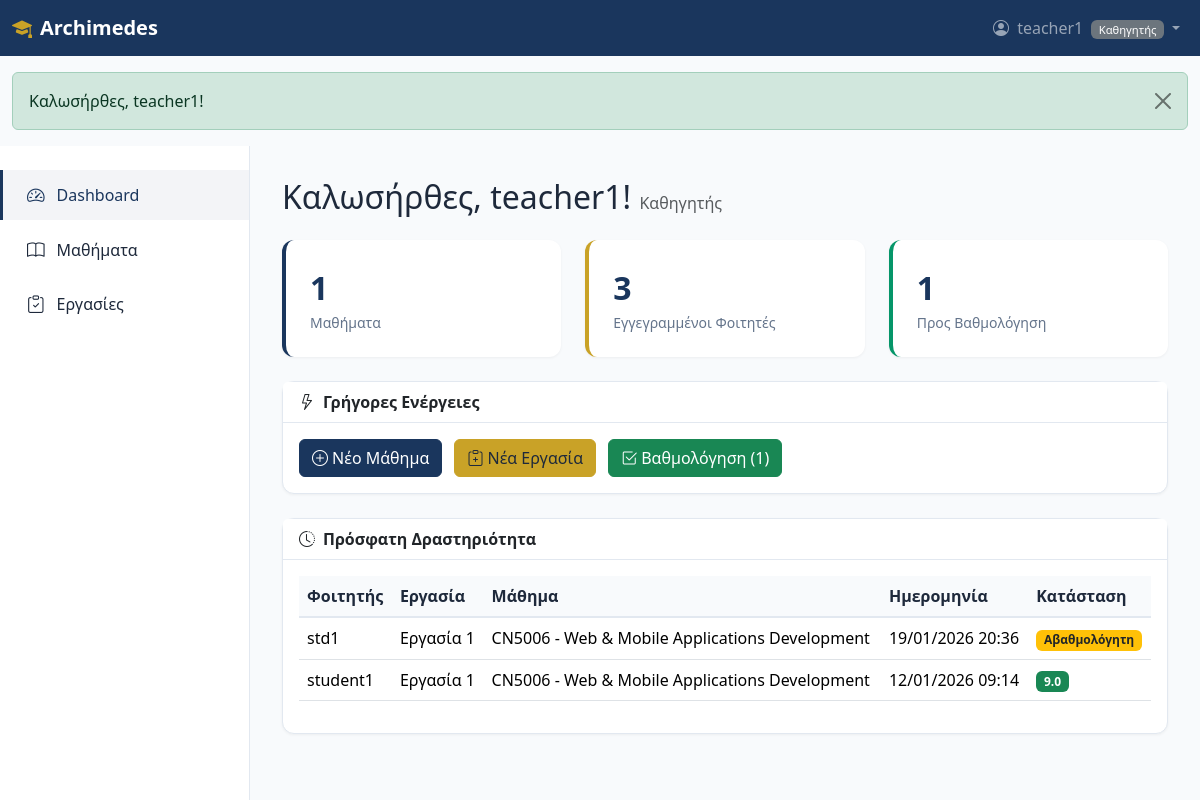
The page /dashboard/ (signed in) on the database its author committed.
### tables this page shows
CREATE TABLE `submissions` (
  `id` int(11) NOT NULL AUTO_INCREMENT,
  `assignment_id` int(11) NOT NULL,
  `student_id` int(11) NOT NULL,
  `file_path` varchar(500) DEFAULT NULL,
  `comments` text DEFAULT NULL,
  `grade` decimal(5,2) DEFAULT NULL,
  `graded_at` datetime DEFAULT NULL,
  `graded_by` int(11) DEFAULT NULL,
  `submitted_at` timestamp NULL DEFAULT current_timestamp(),
  PRIMARY KEY (`id`),
  UNIQUE KEY `unique_submission` (`assignment_id`,`student_id`),
  KEY `graded_by` (`graded_by`),
  KEY `idx_submissions_student` (`student_id`),
  CONSTRAINT `submissions_ibfk_1` FOREIGN KEY (`assignment_id`) REFERENCES `assignments` (`id`) ON DELETE CASCADE,
  CONSTRAINT `submissions_ibfk_2` FOREIGN KEY (`student_id`) REFERENCES `users` (`id`) ON DELETE CASCADE,
  CONSTRAINT `submissions_ibfk_3` FOREIGN KEY (`graded_by`) REFERENCES `users` (`id`) ON DELETE SET NULL
);

CREATE TABLE `users` (
  `id` int(11) NOT NULL AUTO_INCREMENT,
  `username` varchar(100) NOT NULL,
  `email` varchar(255) NOT NULL,
  `password` varchar(255) NOT NULL,
  `role_id` int(11) NOT NULL,
  `created_at` timestamp NULL DEFAULT current_timestamp(),
  PRIMARY KEY (`id`),
  UNIQUE KEY `email` (`email`),
  KEY `role_id` (`role_id`),
  KEY `idx_users_email` (`email`),
  CONSTRAINT `users_ibfk_1` FOREIGN KEY (`role_id`) REFERENCES `roles` (`id`)
);

CREATE TABLE `assignments` (
  `id` int(11) NOT NULL AUTO_INCREMENT,
  `course_id` int(11) NOT NULL,
  `title` varchar(255) NOT NULL,
  `description` text DEFAULT NULL,
  `due_date` datetime DEFAULT NULL,
  `created_at` timestamp NULL DEFAULT current_timestamp(),
  PRIMARY KEY (`id`),
  KEY `course_id` (`course_id`),
  CONSTRAINT `assignments_ibfk_1` FOREIGN KEY (`course_id`) REFERENCES `courses` (`id`) ON DELETE CASCADE
);

CREATE TABLE `courses` (
  `id` int(11) NOT NULL AUTO_INCREMENT,
  `teacher_id` int(11) NOT NULL,
  `name` varchar(255) NOT NULL,
  `description` text DEFAULT NULL,
  `created_at` timestamp NULL DEFAULT current_timestamp(),
  PRIMARY KEY (`id`),
  KEY `teacher_id` (`teacher_id`),
  CONSTRAINT `courses_ibfk_1` FOREIGN KEY (`teacher_id`) REFERENCES `users` (`id`) ON DELETE CASCADE
);

### includes/auth.php (called while the page is built, shortened)
<?php
function getUsername(): ?string {
    return $_SESSION['username'] ?? null;
}
function getRoleId(): ?int {
    return $_SESSION['role_id'] ?? null;
}
function isTeacher(): bool {
    return getRoleId() === 2;
}

### includes/functions.php (called while the page is built, shortened)
<?php
function e(string $str): string {
    return htmlspecialchars($str, ENT_QUOTES, 'UTF-8');
}
function baseUrl(): string {
    $protocol = isset($_SERVER['HTTPS']) && $_SERVER['HTTPS'] === 'on' ? 'https' : 'http';
    $host = $_SERVER['HTTP_HOST'];
    $scriptPath = dirname($_SERVER['SCRIPT_NAME']);
    $basePath = preg_replace('#/(?:auth|dashboard|dashboard/.+)$#', '', $scriptPath);
    return $protocol . '://' . $host . $basePath;
}
function url(string $path): string {
    return baseUrl() . '/' . ltrim($path, '/');
}
function formatDate(?string $date, string $format = 'd/m/Y H:i'): string {
    $dt = new DateTime($date);
    return $dt->format($format);
}
function gradeColor(?float $grade): string {
    if ($grade >= 8.5) {
        return 'success';
    }
    return 'danger';
}

### dashboard/index.php (the view, shortened to what this page needs)
<?php
require_once __DIR__ . '/../includes/dashboard_header.php';
$db = getDB();
$userId = getUserId();
if (isTeacher()) {
    $stmt = $db->prepare('SELECT COUNT(*) FROM courses WHERE teacher_id = ?');
    $stmt->execute([$userId]);
    $totalCourses = $stmt->fetchColumn();
    $stmt = $db->prepare('
        SELECT COUNT(DISTINCT e.student_id)
        FROM enrollments e
        JOIN courses c ON e.course_id = c.id
        WHERE c.teacher_id = ?
    ');
    $stmt->execute([$userId]);
    $totalStudents = $stmt->fetchColumn();
    $stmt = $db->prepare('
        SELECT COUNT(*)
        FROM submissions s
        JOIN assignments a ON s.assignment_id = a.id
        JOIN courses c ON a.course_id = c.id
        WHERE c.teacher_id = ? AND s.grade IS NULL
    ');
    $stmt->execute([$userId]);
    $pendingGrades = $stmt->fetchColumn();
    $stmt = $db->prepare('
        SELECT s.*, u.username, a.title as assignment_title, c.name as course_name
        FROM submissions s
        JOIN users u ON s.student_id = u.id
        JOIN assignments a ON s.assignment_id = a.id
        JOIN courses c ON a.course_id = c.id
        WHERE c.teacher_id = ?
        ORDER BY s.submitted_at DESC
        LIMIT 5
    ');
    $stmt->execute([$userId]);
    $recentSubmissions = $stmt->fetchAll();
}
?>
<h2 class="mb-4">
    Καλωσήρθες, <?= e(getUsername()) ?>!
    <small class="text-muted fs-6">
        <?= isTeacher() ? 'Καθηγητής' : 'Φοιτητής' ?>
    </small>
</h2>
<div class="row g-4 mb-4">
    <?php if (isTeacher()): ?>
        <div class="col-md-4">
            <div class="stat-card">
                <div class="stat-number"><?= $totalCourses ?></div>
                <div class="stat-label">Μαθήματα</div>
            </div>
        </div>
        <div class="col-md-4">
            <div class="stat-card gold">
                <div class="stat-number"><?= $totalStudents ?></div>
                <div class="stat-label">Εγγεγραμμένοι Φοιτητές</div>
            </div>
        </div>
        <div class="col-md-4">
            <div class="stat-card <?= $pendingGrades > 0 ? 'success' : '' ?>">
                <div class="stat-number"><?= $pendingGrades ?></div>
                <div class="stat-label">Προς Βαθμολόγηση</div>
            </div>
        </div>
    <?php endif; ?>
</div>
<div class="row g-4 mb-4">
    <div class="col-12">
        <div class="card">
            <div class="card-header">
                <i class="bi bi-lightning me-2"></i>Γρήγορες Ενέργειες
            </div>
            <div class="card-body">
                <?php if (isTeacher()): ?>
                    <a href="<?= url(
                        'dashboard/courses/create.php',
                    ) ?>" class="btn btn-primary me-2">
                        <i class="bi bi-plus-circle me-1"></i>Νέο Μάθημα
                    </a>
                    <a href="<?= url(
                        'dashboard/assignments/create.php',
                    ) ?>" class="btn btn-secondary me-2">
                        <i class="bi bi-clipboard-plus me-1"></i>Νέα Εργασία
                    </a>
                    <?php if ($pendingGrades > 0): ?>
                    <a href="<?= url('dashboard/grades/') ?>" class="btn btn-success">
                        <i class="bi bi-check2-square me-1"></i>Βαθμολόγηση (<?= $pendingGrades ?>)
                    </a>
                    <?php endif; ?>
                <?php endif; ?>
            </div>
        </div>
    </div>
</div>
<div class="row">
    <div class="col-12">
        <div class="card">
            <div class="card-header">
                <i class="bi bi-clock-history me-2"></i>Πρόσφατη Δραστηριότητα
            </div>
            <div class="card-body">
                <?php if (isTeacher()): ?>
                    <?php if (empty($recentSubmissions)): ?>
                        <p class="text-muted mb-0">Δεν υπάρχουν πρόσφατες υποβολές.</p>
                    <?php else: ?>
                        <div class="table-responsive">
                            <table class="table table-hover">
                                <thead>
                                    <tr>
                                        <th>Φοιτητής</th>
                                        <th>Εργασία</th>
                                        <th>Μάθημα</th>
                                        <th>Ημερομηνία</th>
                                        <th>Κατάσταση</th>
                                    </tr>
                                </thead>
                                <tbody>
                                    <?php foreach ($recentSubmissions as $sub): ?>
                                    <tr>
                                        <td><?= e($sub['username']) ?></td>
                                        <td><?= e($sub['assignment_title']) ?></td>
                                        <td><?= e($sub['course_name']) ?></td>
                                        <td><?= formatDate($sub['submitted_at']) ?></td>
                                        <td>
                                            <?php if ($sub['grade'] !== null): ?>
                                                <span class="badge bg-<?= gradeColor(
                                                    $sub['grade'],
                                                ) ?>">
                                                    <?= number_format($sub['grade'], 1) ?>
                                                </span>
                                            <?php else: ?>
                                                <span class="badge bg-warning text-dark">Αβαθμολόγητη</span>
                                            <?php endif; ?>
                                        </td>
                                    </tr>
                                    <?php endforeach; ?>
                                </tbody>
                            </table>
                        </div>
                    <?php endif; ?>
                <?php endif; ?>
            </div>
        </div>
    </div>
</div>
<?php require_once __DIR__ . '/../includes/dashboard_footer.php'; ?>

### assets/css/app.css (style rules this page uses)
:root { --primary: #1a365d; --primary-dark: #0f2442; --primary-light: #2d4a7c; --secondary: #c9a227; --secondary-light: #d4b84a; --secondary-dark: #a68620; --accent: #2563eb; --success: #059669; --danger: #dc2626; --warning: #d97706; --bg-light: #f8fafc; --text-dark: #1e293b; --text-muted: #64748b; --border-color: #e2e8f0; }
.btn-primary { background-color: var(--primary); border-color: var(--primary); }
.btn-secondary { background-color: var(--secondary); border-color: var(--secondary); color: var(--text-dark); }
a { color: var(--accent); }
html { scroll-behavior: smooth; }
body { font-family: 'Segoe UI', system-ui, -apple-system, sans-serif; background-color: var(--bg-light); color: var(--text-dark); }
.card { border: 1px solid var(--border-color); border-radius: 0.75rem; box-shadow: 0 1px 3px rgba(0, 0, 0, 0.05); }
.card-header { background-color: white; border-bottom: 1px solid var(--border-color); font-weight: 600; }
body:has(.dashboard-container) { min-height: 100vh; display: flex; flex-direction: column; }
.stat-card { background: white; border-radius: 0.75rem; padding: 1.5rem; border-left: 4px solid var(--primary); box-shadow: 0 1px 3px rgba(0, 0, 0, 0.05); }
.stat-card.gold { border-left-color: var(--secondary); }
.stat-card.success { border-left-color: var(--success); }
.stat-card .stat-number { font-size: 2rem; font-weight: 700; color: var(--primary); }
.stat-card .stat-label { color: var(--text-muted); font-size: 0.875rem; }
.table th { background-color: var(--bg-light); font-weight: 600; color: var(--text-dark); border-bottom: 2px solid var(--border-color); }

### rows shown on the page
submissions: student.username "std1", assignment.title "Εργασία 1", courses.name "CN5006 - Web & Mobile Applications Development", submitted_at "19/01/2026 20:36", shows "Αβαθμολόγητη"
submissions: student.username "student1", assignment.title "Εργασία 1", courses.name "CN5006 - Web & Mobile Applications Development", submitted_at "12/01/2026 09:14", grade "9.0"

### other values the page prints
getUsername() "teacher1"
$flash['message'] "Καλωσήρθες, teacher1!"
$totalCourses "1"
$totalStudents "3"
$pendingGrades "1"
